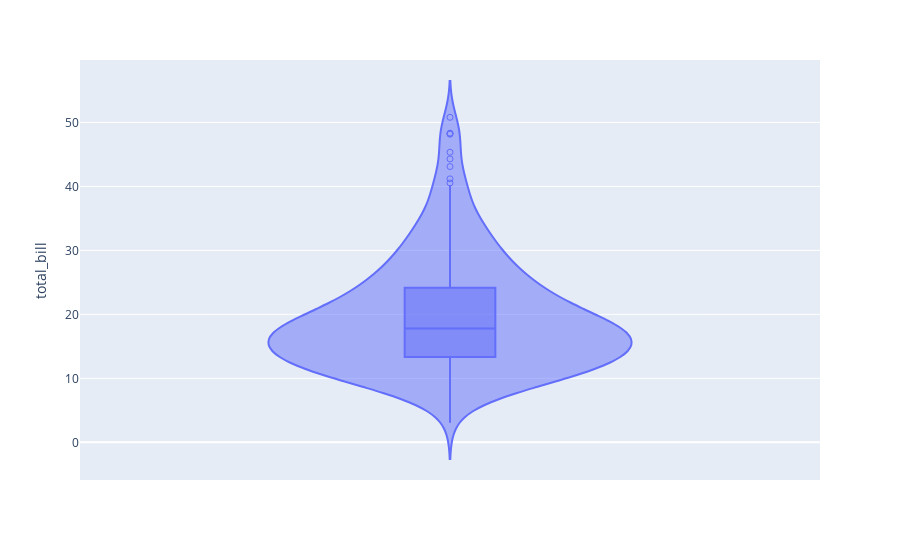

This figure's notebook cell:
### Code cell
fig = px.violin(
    data_frame=tips,
    y="total_bill",
    box=True,  # draw box plot inside the violin
    points="suspectedoutliers",  # ['all', 'outliers', 'suspectedoutliers', False]
)
fig.show()

### Figure 1 — Plotly figure (JSON) as saved in the notebook; plotly's stock layout.template omitted (floating-point values rounded to 4 significant figures; data arrays with more than 128 entries replaced by an {"elided": "..."} marker saying what was removed)
{"data": [{"alignmentgroup": "True", "box": {"visible": true}, "hovertemplate": "total_bill=%{y}<extra></extra>", "legendgroup": "", "marker": {"color": "#636efa"}, "name": "", "offsetgroup": "", "orientation": "v", "points": "suspectedoutliers", "scalegroup": "True", "showlegend": false, "type": "violin", "x0": " ", "xaxis": "x", "y": {"elided": "244 float values"}, "y0": " ", "yaxis": "y"}], "layout": {"legend": {"tracegroupgap": 0}, "margin": {"t": 60}, "violinmode": "group", "xaxis": {"anchor": "y", "domain": [0, 1]}, "yaxis": {"anchor": "x", "domain": [0, 1], "title": {"text": "total_bill"}}}}
